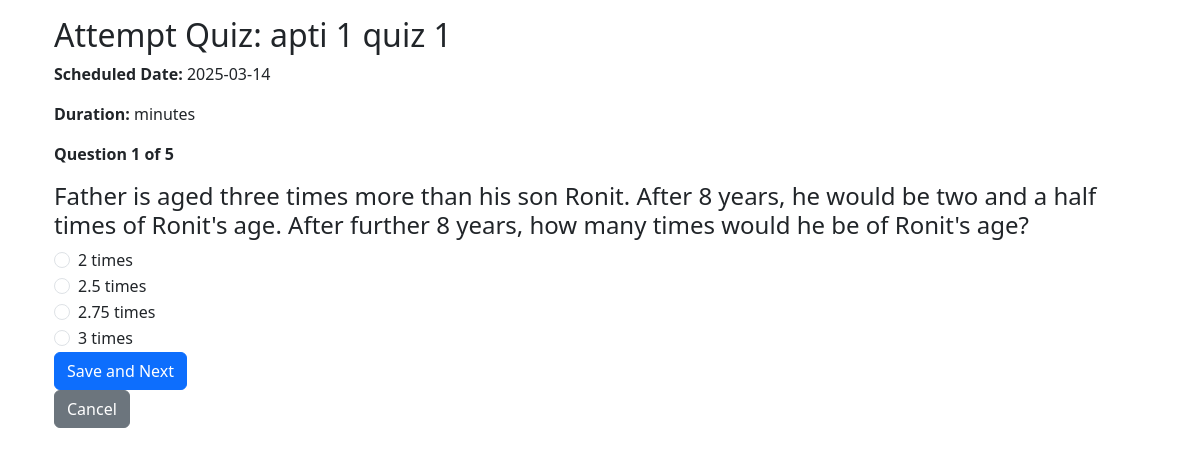
The page /user/attempt_quiz/6 (signed in) on the database its author committed.
### models/models.py (models this page shows)
class Quiz(db.Model):
    __tablename__ = "quizzes"
    id = db.Column(db.Integer, primary_key=True, autoincrement=True)
    chapter_id = db.Column(db.Integer, db.ForeignKey('chapters.id'), nullable=False)
    name = db.Column(db.String(50), nullable=False)
    description = db.Column(db.Text)
    remarks = db.Column(db.Text)
    date_of_quiz = db.Column(db.Date)
    chapter = db.relationship('Chapter', back_populates='quizzes')
    questions = db.relationship('Question', back_populates='quiz',cascade="all, delete-orphan")
    scores = db.relationship('Score', back_populates='quiz',cascade="all, delete-orphan")

class Question(db.Model):
    __tablename__ = "questions"
    id = db.Column(db.Integer, primary_key=True, autoincrement=True)
    quiz_id = db.Column(db.Integer, db.ForeignKey('quizzes.id'), nullable=False)
    question_statement = db.Column(db.Text, nullable=False)
    choice1 = db.Column(db.Text, nullable=False)
    choice2 = db.Column(db.Text, nullable=False)
    choice3 = db.Column(db.Text)
    choice4 = db.Column(db.Text)
    correct_answer = db.Column(db.Integer,nullable=False)
    score = db.Column(db.Integer)
    quiz = db.relationship('Quiz', back_populates='questions')

### controllers/controllers.py (the view, shortened to what this page needs)
@controllers.route('/user/attempt_quiz/<int:quiz_id>', methods=['GET', 'POST'])
def attempt_quiz(quiz_id):
    if not check_role('user'):
        flash('Access denied. You must be logged in as a user.')
        return redirect(url_for('controllers.login'))
    quiz = Quiz.query.get_or_404(quiz_id)
    today = datetime.now().date()
    if quiz.date_of_quiz > today:
        flash('Quiz Expired. Try other quiz')
        return redirect(url_for('controllers.user_dashboard'))
    questions = Question.query.filter_by(quiz_id=quiz_id).all()
    total_questions = len(questions)
    current_question_index = session.get(f'quiz_{quiz_id}_current_question', 0)
    current_question = questions[current_question_index]
    return render_template(
        'user_attempt_quiz.html',
        quiz=quiz,
        question=current_question,  # Fixed typo: qustion -> question
        current_question_index=current_question_index + 1,
        total_questions=total_questions
    )

### controllers/controllers.py (called while the page is built)
def check_role(role):
    if 'user_id' in session and session['role']==role:
        return True
    return False

### templates/user_attempt_quiz.html (shortened to what this page needs)
{% extends 'layout.html' %}
{% block body %}
<div class="container">
    <h2>Attempt Quiz: {{ quiz.name }}</h2>
    <p><strong>Scheduled Date:</strong> {{ quiz.date_of_quiz }}</p>
    <p><strong>Duration:</strong> {{ quiz.duration }} minutes</p>
    <p><strong>Question {{ current_question_index }} of {{ total_questions }}</strong></p>
    <form method="POST">
        <h4>{{ question.question_statement }}</h4>
        <div class="form-check">
            <input class="form-check-input" type="radio" name="answer" id="choice1" value="1" required>
            <label class="form-check-label" for="choice1">{{ question.choice1 }}</label>
        </div>
        <div class="form-check">
            <input class="form-check-input" type="radio" name="answer" id="choice2" value="2">
            <label class="form-check-label" for="choice2">{{ question.choice2 }}</label>
        </div>
        {% if question.choice3 %}
        <div class="form-check">
            <input class="form-check-input" type="radio" name="answer" id="choice3" value="3">
            <label class="form-check-label" for="choice3">{{ question.choice3 }}</label>
        </div>
        {% endif %}
        {% if question.choice4 %}
        <div class="form-check">
            <input class="form-check-input" type="radio" name="answer" id="choice4" value="4">
            <label class="form-check-label" for="choice4">{{ question.choice4 }}</label>
        </div>
        {% endif %}
        {% if current_question_index == total_questions %}
        <button type="submit" name="submit" class="btn btn-success">Submit</button>
        {% else %}
        <button type="submit" name="save_and_next" class="btn btn-primary">Save and Next</button>
        {% endif %}
    </form>
    <a href="{{ url_for('controllers.available_quizzes') }}" class="btn btn-secondary">Cancel</a>
</div>
{% endblock %}

### rows shown on the page
Quiz: name "apti 1 quiz 1", date_of_quiz "2025-03-14"
Question: question_statement "Father is aged three times more than his son Ronit. After 8 years, he would be two and a half times of Ronit's age. After further 8 years, how many times would he be of Ronit's age?", choice1 "2 times", choice2 "2.5 times", choice3 "2.75 times", choice4 "3 times"

### other values the page prints
{{ current_question_index }} "1"
{{ total_questions }} "5"
